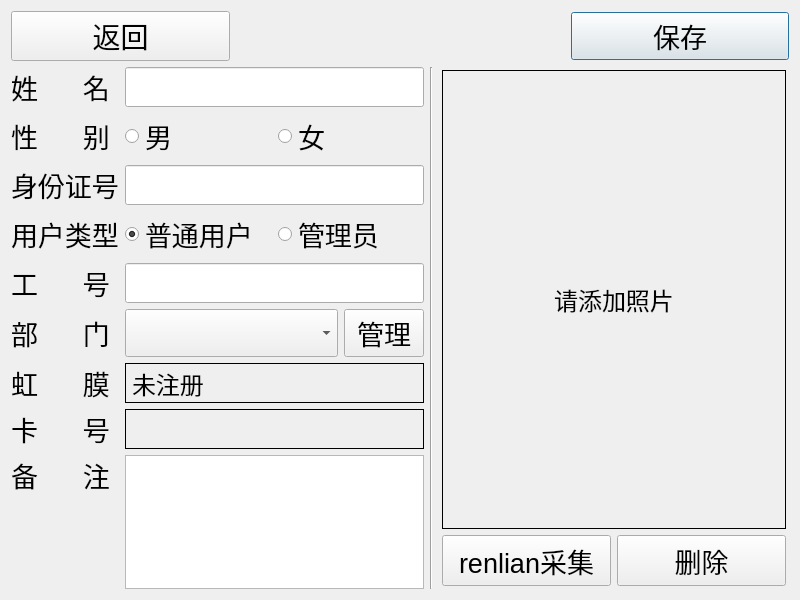
<?xml version="1.0" encoding="UTF-8"?>
<ui version="4.0">
 <class>DetailPersonInfo</class>
 <widget class="QDialog" name="DetailPersonInfo">
  <property name="geometry">
   <rect>
    <x>0</x>
    <y>0</y>
    <width>800</width>
    <height>600</height>
   </rect>
  </property>
  <property name="font">
   <font>
    <pointsize>11</pointsize>
   </font>
  </property>
  <property name="autoFillBackground">
   <bool>true</bool>
  </property>
  <property name="styleSheet">
   <string notr="true">color:rgb(0, 0, 0)</string>
  </property>
  <layout class="QGridLayout" name="gridLayout_3" rowstretch="0,0" columnstretch="13,0,11">
   <item row="0" column="0" colspan="3">
    <layout class="QHBoxLayout" name="horizontalLayout_10" stretch="200,0,200">
     <property name="spacing">
      <number>3</number>
     </property>
     <item>
      <widget class="QPushButton" name="btnBack">
       <property name="sizePolicy">
        <sizepolicy hsizetype="Expanding" vsizetype="Fixed">
         <horstretch>0</horstretch>
         <verstretch>0</verstretch>
        </sizepolicy>
       </property>
       <property name="font">
        <font>
         <pointsize>21</pointsize>
        </font>
       </property>
       <property name="text">
        <string>返回</string>
       </property>
       <property name="icon">
        <iconset resource="tx2_iris.qrc">
         <normaloff>:/image/返回.png</normaloff>:/image/返回.png</iconset>
       </property>
       <property name="iconSize">
        <size>
         <width>40</width>
         <height>40</height>
        </size>
       </property>
      </widget>
     </item>
     <item>
      <spacer name="horizontalSpacer_9">
       <property name="orientation">
        <enum>Qt::Horizontal</enum>
       </property>
       <property name="sizeHint" stdset="0">
        <size>
         <width>338</width>
         <height>20</height>
        </size>
       </property>
      </spacer>
     </item>
     <item>
      <widget class="QPushButton" name="btnSave">
       <property name="sizePolicy">
        <sizepolicy hsizetype="Expanding" vsizetype="Fixed">
         <horstretch>0</horstretch>
         <verstretch>0</verstretch>
        </sizepolicy>
       </property>
       <property name="font">
        <font>
         <pointsize>20</pointsize>
        </font>
       </property>
       <property name="text">
        <string>保存</string>
       </property>
       <property name="icon">
        <iconset resource="tx2_iris.qrc">
         <normaloff>:/image/保存.png</normaloff>:/image/保存.png</iconset>
       </property>
       <property name="iconSize">
        <size>
         <width>40</width>
         <height>40</height>
        </size>
       </property>
       <property name="default">
        <bool>true</bool>
       </property>
      </widget>
     </item>
    </layout>
   </item>
   <item row="1" column="0">
    <layout class="QGridLayout" name="gridLayout_2" columnstretch="0,1,0">
     <item row="0" column="0">
      <widget class="QLabel" name="labName">
       <property name="sizePolicy">
        <sizepolicy hsizetype="Preferred" vsizetype="Preferred">
         <horstretch>0</horstretch>
         <verstretch>0</verstretch>
        </sizepolicy>
       </property>
       <property name="font">
        <font>
         <pointsize>20</pointsize>
        </font>
       </property>
       <property name="text">
        <string>姓      名</string>
       </property>
      </widget>
     </item>
     <item row="0" column="1" colspan="2">
      <widget class="QLineEdit" name="txtName">
       <property name="sizePolicy">
        <sizepolicy hsizetype="Preferred" vsizetype="Preferred">
         <horstretch>0</horstretch>
         <verstretch>0</verstretch>
        </sizepolicy>
       </property>
       <property name="font">
        <font>
         <pointsize>18</pointsize>
        </font>
       </property>
       <property name="maxLength">
        <number>64</number>
       </property>
      </widget>
     </item>
     <item row="1" column="0">
      <widget class="QLabel" name="labGender">
       <property name="sizePolicy">
        <sizepolicy hsizetype="Preferred" vsizetype="Preferred">
         <horstretch>0</horstretch>
         <verstretch>0</verstretch>
        </sizepolicy>
       </property>
       <property name="font">
        <font>
         <pointsize>20</pointsize>
        </font>
       </property>
       <property name="text">
        <string>性      别 </string>
       </property>
      </widget>
     </item>
     <item row="1" column="1" colspan="2">
      <layout class="QHBoxLayout" name="horizontalLayout_2">
       <item>
        <widget class="QRadioButton" name="rbtnMale">
         <property name="sizePolicy">
          <sizepolicy hsizetype="Preferred" vsizetype="Fixed">
           <horstretch>0</horstretch>
           <verstretch>0</verstretch>
          </sizepolicy>
         </property>
         <property name="font">
          <font>
           <pointsize>20</pointsize>
          </font>
         </property>
         <property name="text">
          <string>男</string>
         </property>
         <property name="checked">
          <bool>true</bool>
         </property>
         <property name="autoExclusive">
          <bool>true</bool>
         </property>
        </widget>
       </item>
       <item>
        <widget class="QRadioButton" name="rbtnFamale">
         <property name="sizePolicy">
          <sizepolicy hsizetype="Preferred" vsizetype="Fixed">
           <horstretch>0</horstretch>
           <verstretch>0</verstretch>
          </sizepolicy>
         </property>
         <property name="font">
          <font>
           <pointsize>20</pointsize>
          </font>
         </property>
         <property name="text">
          <string>女</string>
         </property>
        </widget>
       </item>
      </layout>
     </item>
     <item row="2" column="0">
      <widget class="QLabel" name="labIDNum">
       <property name="sizePolicy">
        <sizepolicy hsizetype="Preferred" vsizetype="Preferred">
         <horstretch>0</horstretch>
         <verstretch>0</verstretch>
        </sizepolicy>
       </property>
       <property name="font">
        <font>
         <pointsize>20</pointsize>
        </font>
       </property>
       <property name="text">
        <string>身份证号</string>
       </property>
      </widget>
     </item>
     <item row="2" column="1" colspan="2">
      <widget class="QLineEdit" name="txtIDNum">
       <property name="sizePolicy">
        <sizepolicy hsizetype="Preferred" vsizetype="Preferred">
         <horstretch>0</horstretch>
         <verstretch>0</verstretch>
        </sizepolicy>
       </property>
       <property name="font">
        <font>
         <pointsize>18</pointsize>
        </font>
       </property>
       <property name="maxLength">
        <number>20</number>
       </property>
      </widget>
     </item>
     <item row="3" column="0">
      <widget class="QLabel" name="labUserType">
       <property name="sizePolicy">
        <sizepolicy hsizetype="Preferred" vsizetype="Preferred">
         <horstretch>0</horstretch>
         <verstretch>0</verstretch>
        </sizepolicy>
       </property>
       <property name="font">
        <font>
         <pointsize>20</pointsize>
        </font>
       </property>
       <property name="text">
        <string>用户类型</string>
       </property>
      </widget>
     </item>
     <item row="3" column="1" colspan="2">
      <layout class="QHBoxLayout" name="horizontalLayout">
       <item>
        <widget class="QRadioButton" name="rbtnUser">
         <property name="sizePolicy">
          <sizepolicy hsizetype="Preferred" vsizetype="Fixed">
           <horstretch>0</horstretch>
           <verstretch>0</verstretch>
          </sizepolicy>
         </property>
         <property name="font">
          <font>
           <pointsize>20</pointsize>
          </font>
         </property>
         <property name="text">
          <string>普通用户</string>
         </property>
         <property name="checked">
          <bool>true</bool>
         </property>
        </widget>
       </item>
       <item>
        <widget class="QRadioButton" name="rbtnAdmin">
         <property name="font">
          <font>
           <pointsize>20</pointsize>
          </font>
         </property>
         <property name="text">
          <string>管理员</string>
         </property>
        </widget>
       </item>
      </layout>
     </item>
     <item row="4" column="0">
      <widget class="QLabel" name="labWorkID">
       <property name="sizePolicy">
        <sizepolicy hsizetype="Preferred" vsizetype="Preferred">
         <horstretch>0</horstretch>
         <verstretch>0</verstretch>
        </sizepolicy>
       </property>
       <property name="font">
        <font>
         <pointsize>20</pointsize>
        </font>
       </property>
       <property name="text">
        <string>工      号</string>
       </property>
      </widget>
     </item>
     <item row="4" column="1" colspan="2">
      <widget class="QLineEdit" name="txtWorkSN">
       <property name="sizePolicy">
        <sizepolicy hsizetype="Preferred" vsizetype="Preferred">
         <horstretch>0</horstretch>
         <verstretch>0</verstretch>
        </sizepolicy>
       </property>
       <property name="font">
        <font>
         <pointsize>18</pointsize>
        </font>
       </property>
       <property name="maxLength">
        <number>64</number>
       </property>
      </widget>
     </item>
     <item row="5" column="0">
      <widget class="QLabel" name="labDepart">
       <property name="sizePolicy">
        <sizepolicy hsizetype="Preferred" vsizetype="Preferred">
         <horstretch>0</horstretch>
         <verstretch>0</verstretch>
        </sizepolicy>
       </property>
       <property name="font">
        <font>
         <pointsize>20</pointsize>
        </font>
       </property>
       <property name="text">
        <string>部      门</string>
       </property>
      </widget>
     </item>
     <item row="5" column="1">
      <widget class="QComboBox" name="cmbDepart">
       <property name="sizePolicy">
        <sizepolicy hsizetype="Preferred" vsizetype="Preferred">
         <horstretch>0</horstretch>
         <verstretch>0</verstretch>
        </sizepolicy>
       </property>
       <property name="font">
        <font>
         <pointsize>18</pointsize>
        </font>
       </property>
       <property name="styleSheet">
        <string notr="true">color:rgb(0, 0, 0)</string>
       </property>
      </widget>
     </item>
     <item row="5" column="2">
      <widget class="QPushButton" name="btnManageDepart">
       <property name="sizePolicy">
        <sizepolicy hsizetype="Preferred" vsizetype="Preferred">
         <horstretch>0</horstretch>
         <verstretch>0</verstretch>
        </sizepolicy>
       </property>
       <property name="font">
        <font>
         <pointsize>20</pointsize>
        </font>
       </property>
       <property name="text">
        <string>管理</string>
       </property>
      </widget>
     </item>
     <item row="6" column="0">
      <widget class="QLabel" name="labIrisStatus">
       <property name="sizePolicy">
        <sizepolicy hsizetype="Preferred" vsizetype="Preferred">
         <horstretch>0</horstretch>
         <verstretch>0</verstretch>
        </sizepolicy>
       </property>
       <property name="font">
        <font>
         <pointsize>20</pointsize>
        </font>
       </property>
       <property name="text">
        <string>虹      膜</string>
       </property>
      </widget>
     </item>
     <item row="6" column="1" colspan="2">
      <widget class="QLabel" name="labIrisStatusValue">
       <property name="font">
        <font>
         <pointsize>18</pointsize>
         <stylestrategy>PreferDefault</stylestrategy>
        </font>
       </property>
       <property name="cursor">
        <cursorShape>ArrowCursor</cursorShape>
       </property>
       <property name="frameShape">
        <enum>QFrame::Panel</enum>
       </property>
       <property name="text">
        <string>未注册</string>
       </property>
      </widget>
     </item>
     <item row="7" column="0">
      <widget class="QLabel" name="labICCard">
       <property name="sizePolicy">
        <sizepolicy hsizetype="Preferred" vsizetype="Preferred">
         <horstretch>0</horstretch>
         <verstretch>0</verstretch>
        </sizepolicy>
       </property>
       <property name="font">
        <font>
         <pointsize>20</pointsize>
        </font>
       </property>
       <property name="text">
        <string>卡      号</string>
       </property>
      </widget>
     </item>
     <item row="7" column="1" colspan="2">
      <widget class="QLabel" name="labICCardNum">
       <property name="font">
        <font>
         <pointsize>18</pointsize>
         <stylestrategy>PreferDefault</stylestrategy>
        </font>
       </property>
       <property name="cursor">
        <cursorShape>ArrowCursor</cursorShape>
       </property>
       <property name="frameShape">
        <enum>QFrame::Panel</enum>
       </property>
       <property name="text">
        <string/>
       </property>
      </widget>
     </item>
     <item row="8" column="0">
      <widget class="QLabel" name="labNote">
       <property name="sizePolicy">
        <sizepolicy hsizetype="Preferred" vsizetype="Preferred">
         <horstretch>0</horstretch>
         <verstretch>0</verstretch>
        </sizepolicy>
       </property>
       <property name="font">
        <font>
         <pointsize>20</pointsize>
        </font>
       </property>
       <property name="text">
        <string>备      注</string>
       </property>
       <property name="alignment">
        <set>Qt::AlignLeading|Qt::AlignLeft|Qt::AlignTop</set>
       </property>
      </widget>
     </item>
     <item row="8" column="1" colspan="2">
      <widget class="QTextEdit" name="txtNote">
       <property name="sizePolicy">
        <sizepolicy hsizetype="Preferred" vsizetype="Preferred">
         <horstretch>0</horstretch>
         <verstretch>0</verstretch>
        </sizepolicy>
       </property>
       <property name="font">
        <font>
         <pointsize>18</pointsize>
        </font>
       </property>
       <property name="acceptRichText">
        <bool>false</bool>
       </property>
      </widget>
     </item>
    </layout>
   </item>
   <item row="1" column="1">
    <widget class="Line" name="line">
     <property name="orientation">
      <enum>Qt::Vertical</enum>
     </property>
    </widget>
   </item>
   <item row="1" column="2">
    <layout class="QGridLayout" name="gridLayout" rowstretch="9,1" columnstretch="0,0" rowminimumheight="0,0">
     <property name="leftMargin">
      <number>3</number>
     </property>
     <property name="topMargin">
      <number>3</number>
     </property>
     <property name="rightMargin">
      <number>3</number>
     </property>
     <property name="bottomMargin">
      <number>3</number>
     </property>
     <property name="spacing">
      <number>6</number>
     </property>
     <item row="1" column="1">
      <widget class="QPushButton" name="btnDeletePhoto">
       <property name="sizePolicy">
        <sizepolicy hsizetype="Preferred" vsizetype="Preferred">
         <horstretch>0</horstretch>
         <verstretch>0</verstretch>
        </sizepolicy>
       </property>
       <property name="font">
        <font>
         <pointsize>20</pointsize>
        </font>
       </property>
       <property name="autoFillBackground">
        <bool>true</bool>
       </property>
       <property name="text">
        <string>删除</string>
       </property>
       <property name="icon">
        <iconset>
         <normaloff>:/image/XP系统~24.ICO</normaloff>:/image/XP系统~24.ICO</iconset>
       </property>
       <property name="iconSize">
        <size>
         <width>35</width>
         <height>35</height>
        </size>
       </property>
      </widget>
     </item>
     <item row="1" column="0">
      <widget class="QPushButton" name="btnCapturePhoto">
       <property name="sizePolicy">
        <sizepolicy hsizetype="Preferred" vsizetype="Preferred">
         <horstretch>0</horstretch>
         <verstretch>0</verstretch>
        </sizepolicy>
       </property>
       <property name="font">
        <font>
         <pointsize>20</pointsize>
        </font>
       </property>
       <property name="text">
        <string>renlian采集</string>
       </property>
       <property name="icon">
        <iconset>
         <normaloff>:/image/camera.ico</normaloff>:/image/camera.ico</iconset>
       </property>
       <property name="iconSize">
        <size>
         <width>35</width>
         <height>35</height>
        </size>
       </property>
      </widget>
     </item>
     <item row="0" column="0" colspan="2">
      <widget class="QLabel" name="labDispPhoto">
       <property name="sizePolicy">
        <sizepolicy hsizetype="Preferred" vsizetype="Preferred">
         <horstretch>0</horstretch>
         <verstretch>0</verstretch>
        </sizepolicy>
       </property>
       <property name="minimumSize">
        <size>
         <width>0</width>
         <height>0</height>
        </size>
       </property>
       <property name="font">
        <font>
         <pointsize>18</pointsize>
        </font>
       </property>
       <property name="frameShape">
        <enum>QFrame::Panel</enum>
       </property>
       <property name="text">
        <string>请添加照片</string>
       </property>
       <property name="alignment">
        <set>Qt::AlignCenter</set>
       </property>
       <property name="margin">
        <number>0</number>
       </property>
      </widget>
     </item>
    </layout>
   </item>
  </layout>
 </widget>
 <tabstops>
  <tabstop>txtName</tabstop>
  <tabstop>rbtnMale</tabstop>
  <tabstop>rbtnFamale</tabstop>
  <tabstop>txtIDNum</tabstop>
  <tabstop>rbtnUser</tabstop>
  <tabstop>rbtnAdmin</tabstop>
  <tabstop>txtWorkSN</tabstop>
  <tabstop>cmbDepart</tabstop>
  <tabstop>btnManageDepart</tabstop>
  <tabstop>btnCapturePhoto</tabstop>
  <tabstop>btnDeletePhoto</tabstop>
  <tabstop>btnSave</tabstop>
  <tabstop>btnBack</tabstop>
 </tabstops>
 <resources>
  <include location="tx2_iris.qrc"/>
 </resources>
 <connections/>
</ui>
